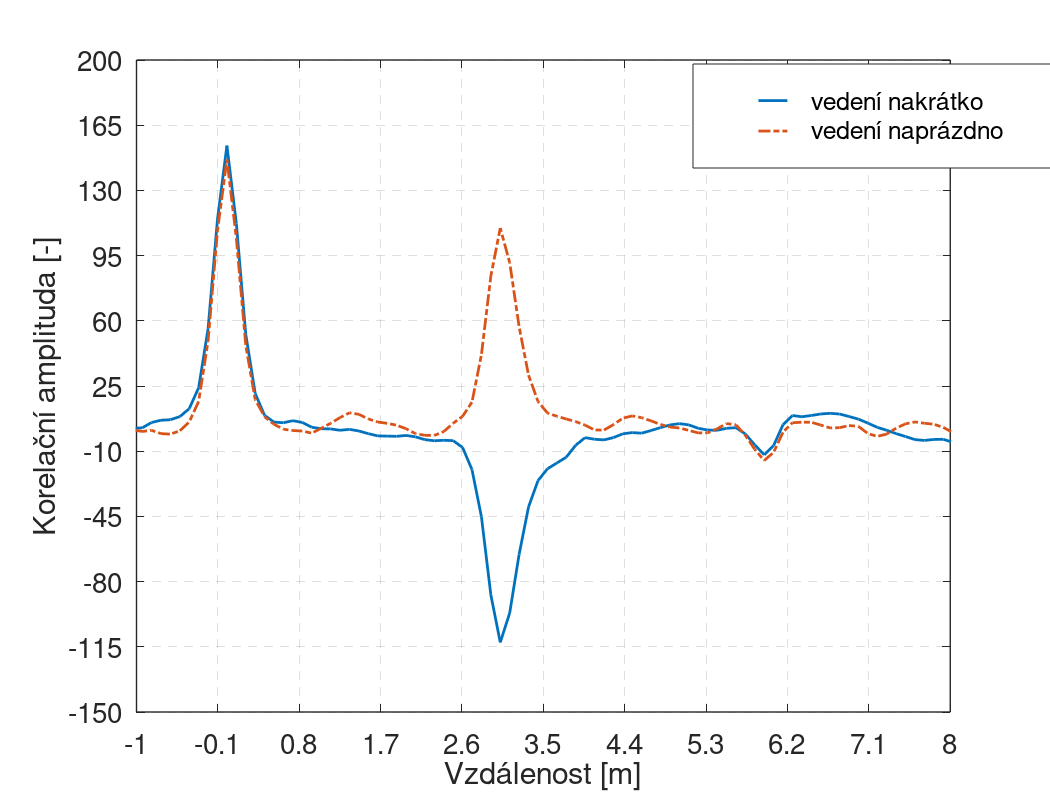

Source code (MATLAB): (Note: this script raises an error after producing the figure.)
clc;
clear all;
close all;

addpath("../:../data/")

%------------------------------------------------------------------------------%
%% Packages 
pkg load signal

%------------------------------------------------------------------------------%
%% Module setups
fs = 1e9;
v_c = 3*10^8; % [m/s]
v_factor = 0.695; % [-]; velocity factor

%------------------------------------------------------------------------------%
%% load real data
% antenna (conditions: order10, 500mV, 400Mbit/s) 
gen_open = load('forward_lfsr9_3m.txt'); 
meas_open = load('back_lfsr9_3m.txt');

% antenna (conditions: order11, 50mV, 20Mbit/s)
gen_short = load('forward_short_lfsr9_3m.txt'); 
meas_short = load('back_short_lfsr9_3m.txt');

xc_open = xcorr(meas_open, gen_open);
bound = (length(xc_open) - 1)/(2*fs);
xd = v_c*v_factor*[-bound:1/fs:bound]/2;

xc_short = xcorr(meas_short, gen_short);

%------------------------------------------------------------------------------%
%%Plot

figure(1)
plot(xd, xc_short, 'linewidth', 2)
hold on
plot(xd, xc_open, 'linewidth', 2, 'linestyle', '-.')
xlim([-1, 8])
xlabel('{Vzdálenost [m]}')
ylabel('{Korelační amplituda [-]}')
grid on

orient('landscape')
h = legend({'   vedení nakrátko',... 
            '   vedení naprázdno'},'Location','northeast');

set (h, 'fontsize', 20, 'position', [0.66,0.79,0.24,0.13]);
set(gca, 'fontsize', 20,...
    'gridlinestyle', '--',... 
    'linewidth', 1,...
    'ytick', [-150:35:200],...
    'xtick', [-1:0.9:8]);

%------------------------------------------------------------------------------%
%%Plot
target = '../../../doc/outputs/real/'
name = 'labdev_faults.tex'
name_inc = 'labdev_faults-inc.eps'

print(name, '-dtex');

path = strcat(target, name)
path_inc = strcat(target, name_inc)

movefile(name, path)
movefile(name_inc, path_inc)

